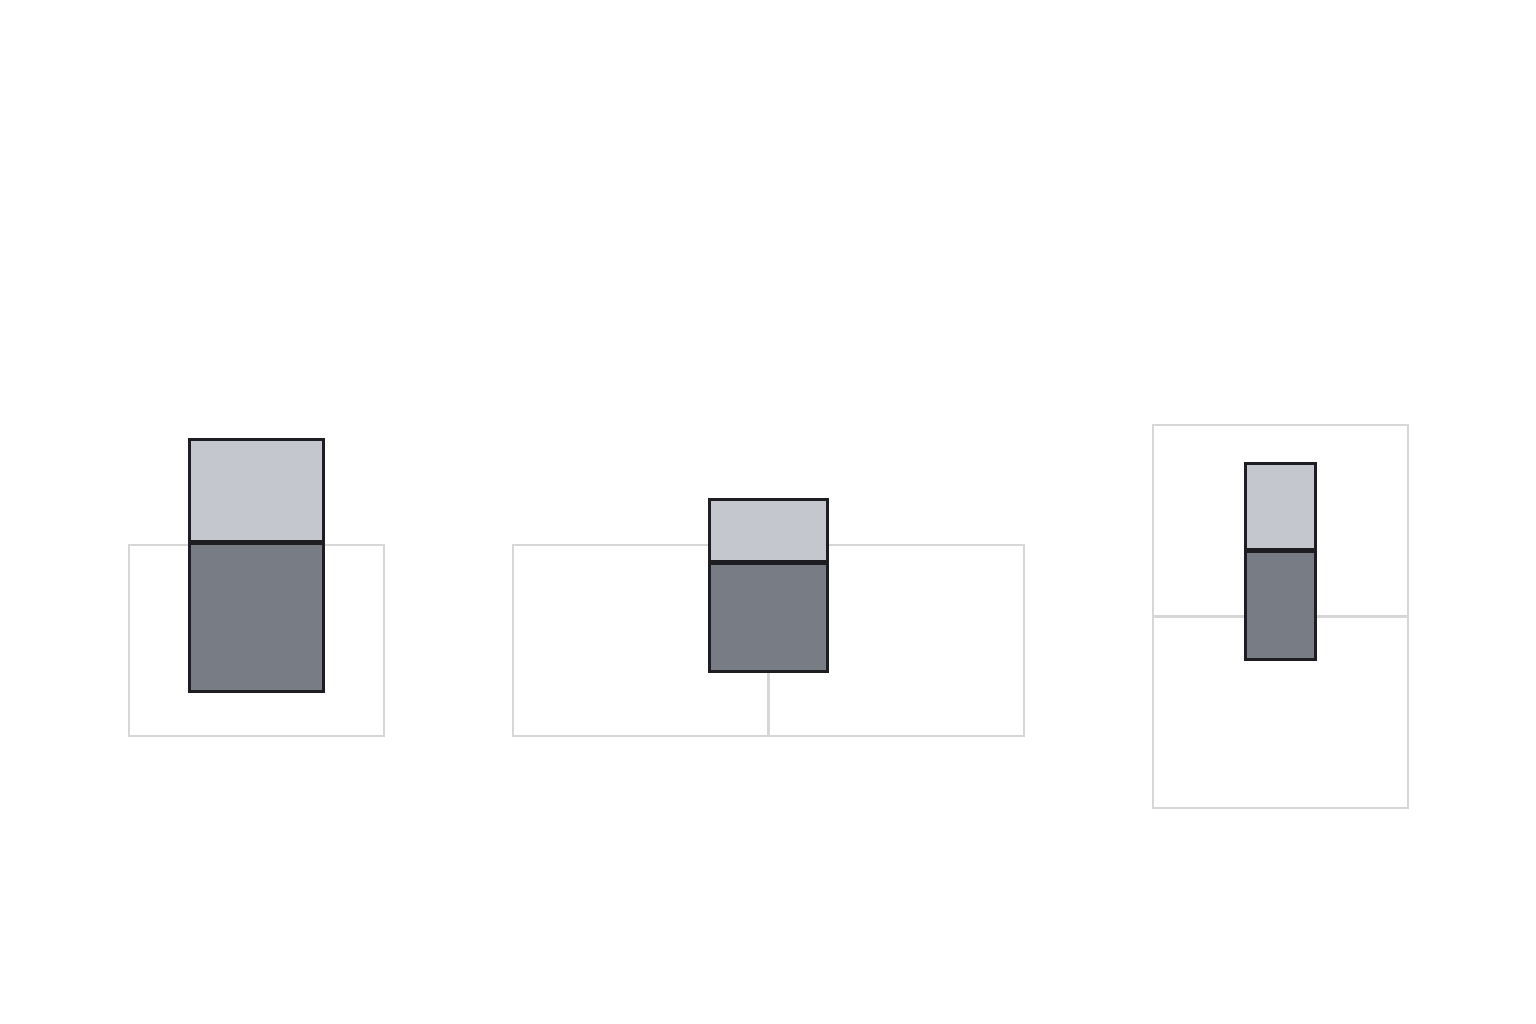

Here is the Python script that generated this plot:
"""Pose template for the wall pieces (Codex reference): 3 blocks in the game's 3/4 view, exact size.
Map cell 32×24 px, art ×8 → cell 256×192. A box = top face (footprint, lifted by its height) + front face.
Pieces: pillar (on every wall cell), span along x (to the right neighbour), span in depth (to the lower one).
Prints each piece's ground point (cell centre) in sheet px — used to cut and place the pieces."""
from PIL import Image, ImageDraw
import json, sys

S = 8
CELL = (32 * S, 24 * S)
PILLAR = dict(w=136, d=104, h=150)
SPAN_H = 110
ALONG = dict(x0=PILLAR["w"] / 2, x1=CELL[0] - PILLAR["w"] / 2, d=64)
DEPTH = dict(w=72, y0=PILLAR["d"] / 2, y1=CELL[1] - PILLAR["d"] / 2)

W, H = 1536, 1024
img = Image.new("RGB", (W, H), (255, 255, 255))
dr = ImageDraw.Draw(img)


def box(gx, gy, x0, x1, y0, y1, h):
    """Box over ground rect [x0,x1]×[y0,y1] (relative to ground point gx, gy), height h."""
    top = [gx + x0, gy + y0 - h, gx + x1, gy + y1 - h]
    front = [gx + x0, gy + y1 - h, gx + x1, gy + y1]
    dr.rectangle(front, fill=(120, 124, 132), outline=(30, 30, 34), width=3)
    dr.rectangle(top, fill=(196, 200, 206), outline=(30, 30, 34), width=3)


def ground(gx, gy):
    # Faint cell outline on the ground for scale.
    dr.rectangle([gx - CELL[0] / 2, gy - CELL[1] / 2, gx + CELL[0] / 2, gy + CELL[1] / 2], outline=(215, 215, 215), width=2)


pts = {}
# 1) pillar
gx, gy = 256, 640
ground(gx, gy)
p = PILLAR
box(gx, gy, -p["w"] / 2, p["w"] / 2, -p["d"] / 2, p["d"] / 2, p["h"])
pts["pillar"] = (gx, gy)
# 2) span along x: from the pillar's right face to the next pillar's left face (cell centre = left pillar)
gx, gy = 640, 640
ground(gx, gy)
ground(gx + CELL[0], gy)
a = ALONG
box(gx, gy, a["x0"], a["x1"], -a["d"] / 2, a["d"] / 2, SPAN_H)
pts["along"] = (gx, gy)
# 3) span in depth: from the pillar's front face to the lower pillar's back face
gx, gy = 1280, 520
ground(gx, gy)
ground(gx, gy + CELL[1])
d = DEPTH
box(gx, gy, -d["w"] / 2, d["w"] / 2, d["y0"], d["y1"], SPAN_H)
pts["depth"] = (gx, gy)

out = sys.argv[1]
img.save(out)
json.dump(dict(scale=S, cell=CELL, pillar=PILLAR, span_h=SPAN_H, along=ALONG, depth=DEPTH, ground=pts),
          open(out.replace(".png", ".json"), "w"), indent=1)
print(out)
